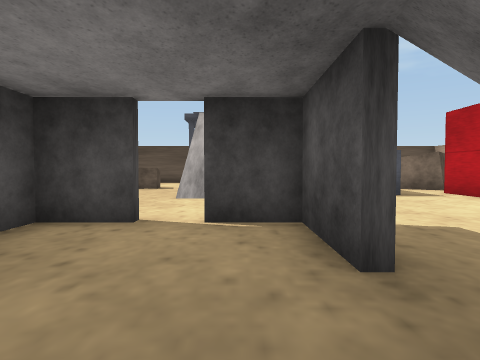
View 1 (above)

23 first-person views from a walk through a scene from a Unity 3-D project. The camera is 1.5 m above the floor, tilts 2° down and sees 75° across. The floor is counted in squares, 2 m on a side. Each view is taken from the middle of a square. On the plan, view 1 faces up. The plan holds only what a view shows up to about 10 squares ahead; the rest is blank. The place goes on beyond the plan.

View 2
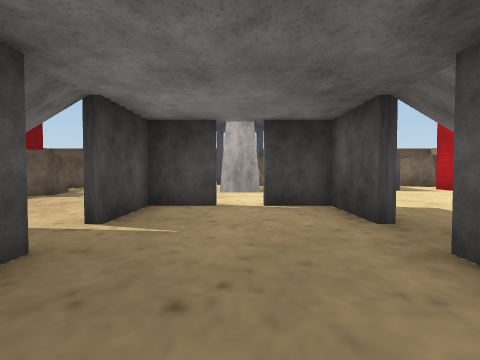

View 3
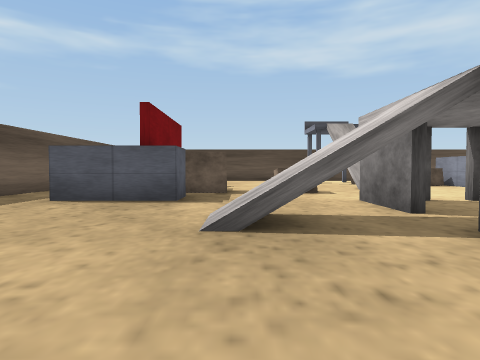

View 4
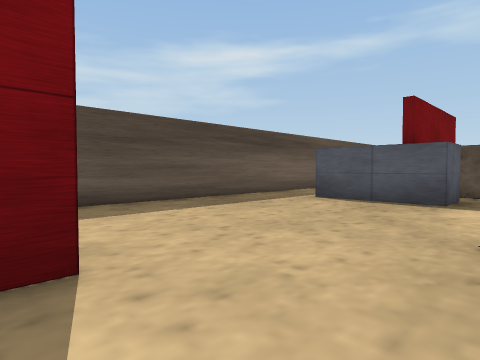

View 5
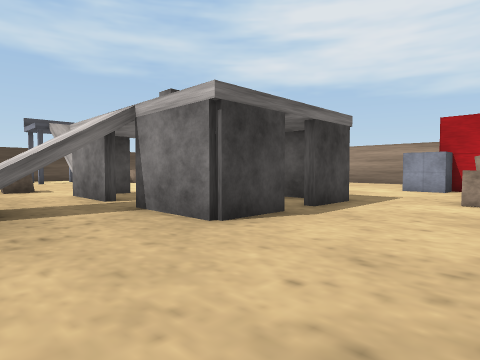

View 6
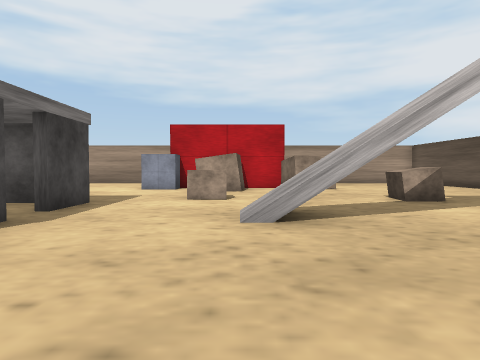

View 7
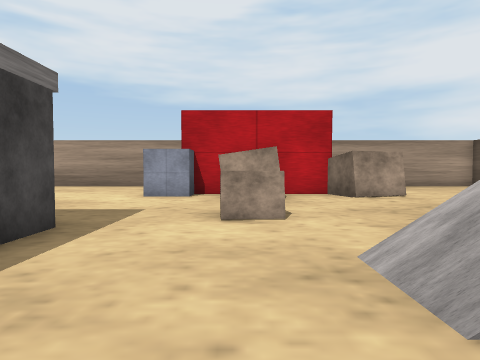

View 8
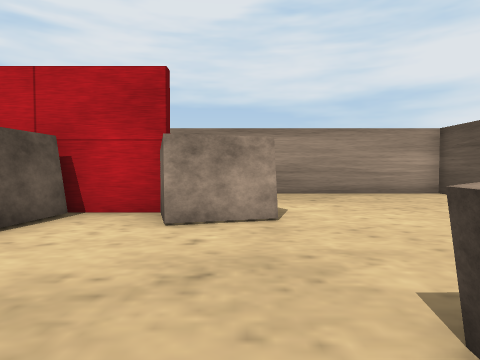

View 9
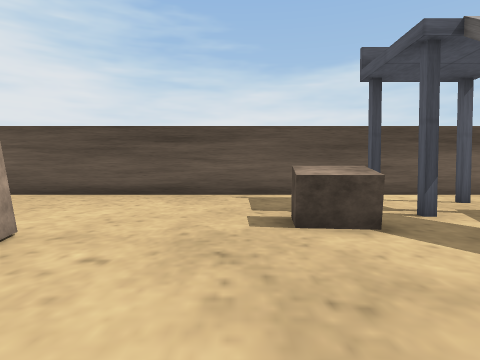

View 10
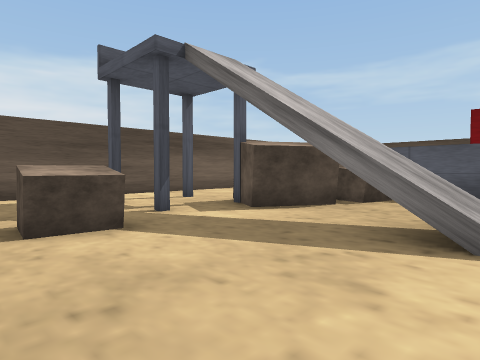

View 11
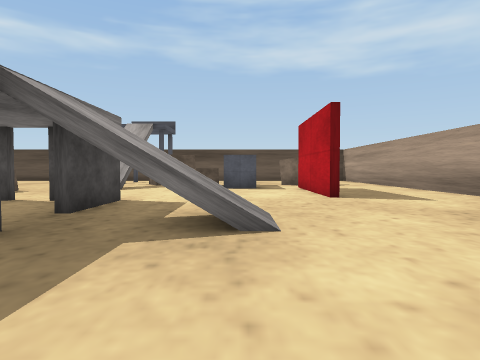

View 12
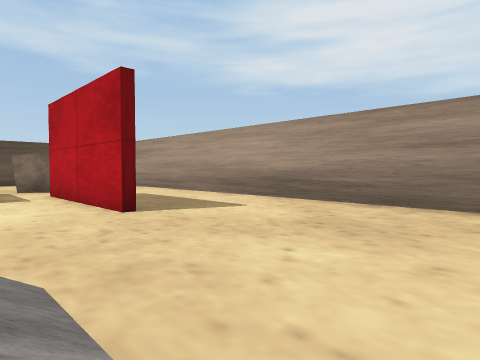

View 13
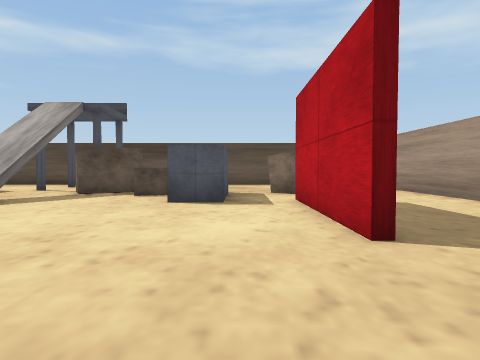

View 14
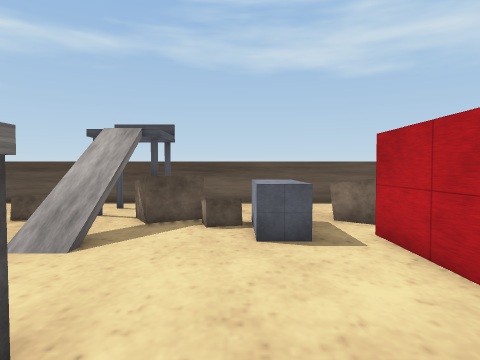

View 15
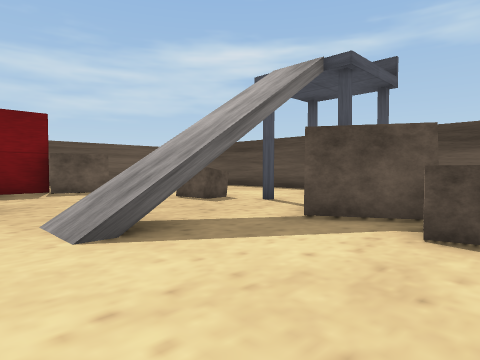

View 16
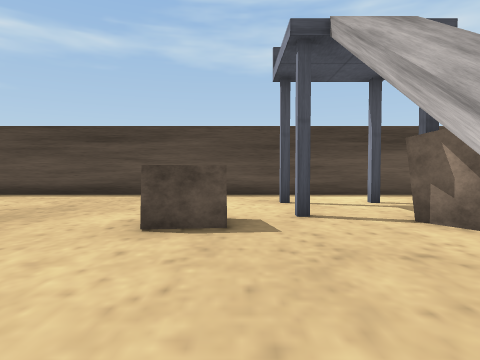

View 17
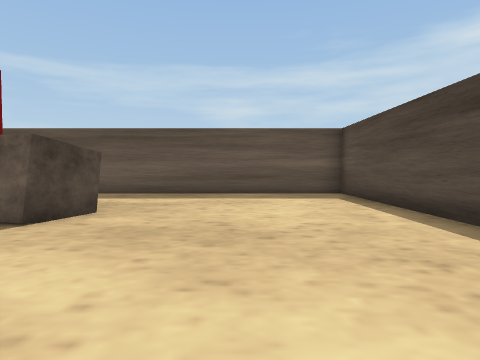

View 18
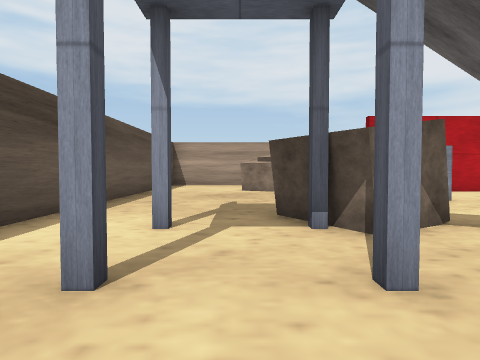

View 19
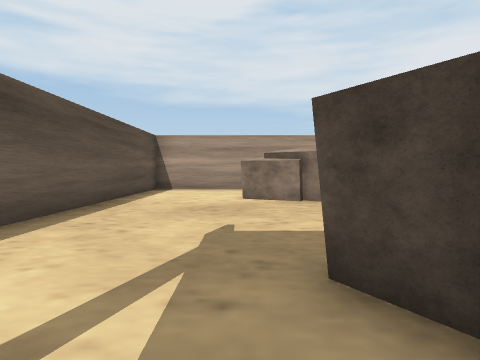

View 20
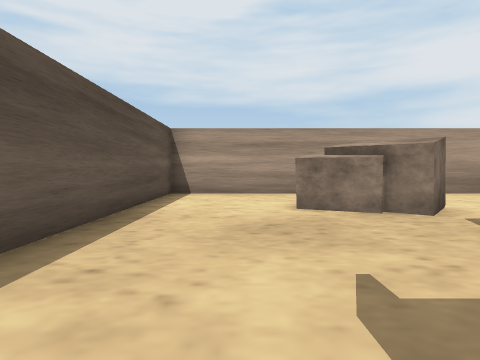

View 21
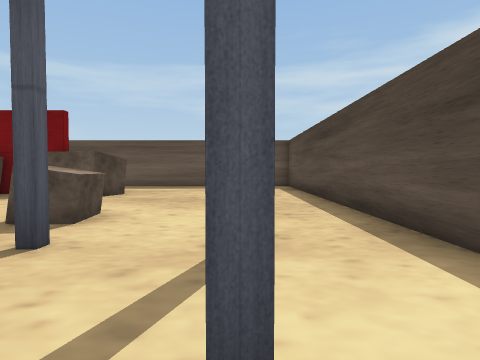

View 22
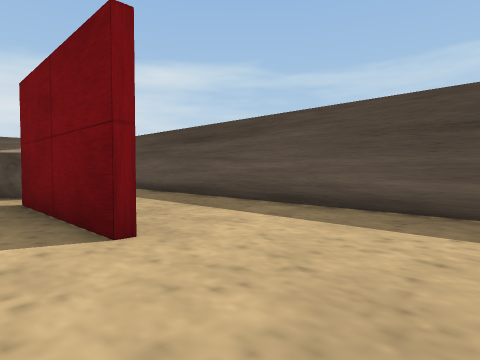

View 23
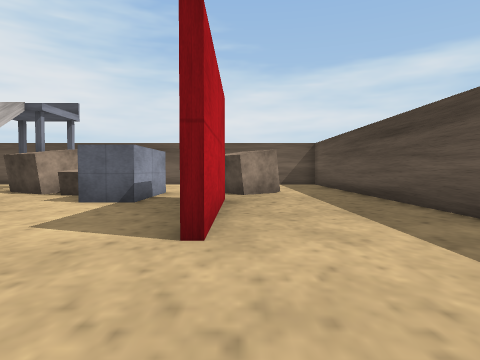

### Floor plan
Ten units are one square. View 1 is at (0, 0); x grows to the right and y downward. Boxes are objects, and circles mark ways between rooms. Rooms are numbered by the first view taken in them; rooms with no view inside come last. Other rooms are left out.
<svg viewBox="-131 -176 242 322">
<path fill="none" stroke="#000" d="M9 -22 9 -44 -5 -44M-14 -44 -29 -44 -29 -22M9 5 9 -8M-31 -22 -31 -45M-15 16 -31 16 -31 -8M11 -45 11 -22M11 16 -5 16M-75 -56 -75 -44 -105 -44M-84 21 -84 68M-65 -81 -64 -67 -77 -66M-66 60 -54 60 -54 72M-17 69 -17 59M-84 -99 -84 -78M64 -51 64 -98M-86 65 -86 22M44 50 45 35M48 -90 34 -90 34 -98M-126 -70 -126 90M64 35 64 26 55 26 55 14M-36 90 -31 82 -15 91 -20 100M-85 -116 -72 -112 -76 -95M19 -121 3 -111 -5 -125 11 -135M-66 89 -66 75M62 51 48 50M46 -120 46 -94M-103 90 -91 80M71 -110 60 -119 65 -126M56 86 52 70 64 66 64 49M106 -8 106 -171 -126 -171 -126 -96M62 -126 69 -141M-40 141 106 141 106 90M-66 75 -66 60M-91 80 -83 90"/>
<rect x="-55" y="75" width="20" height="20" fill="#bbb"><title>other object</title></rect>
<rect x="-45" y="-75" width="10" height="10" fill="#bbb"><title>other object</title></rect>
<rect x="-45" y="-125" width="10" height="10" fill="#bbb"><title>other object</title></rect>
<rect x="15" y="85" width="10" height="10" fill="#bbb"><title>other object</title></rect>
<rect x="15" y="35" width="10" height="10" fill="#bbb"><title>other object</title></rect>
<rect x="15" y="-115" width="20" height="10" fill="#bbb"><title>other object</title></rect>
<circle cx="-10" cy="-50" r="3" fill="#2a7"/>
<circle cx="-10" cy="10" r="3" fill="#2a7"/>
<circle cx="-30" cy="-15" r="3" fill="#2a7"/>
<circle cx="10" cy="-20" r="3" fill="#2a7"/>
<circle cx="-70" cy="60" r="3" fill="#2a7"/>
<circle cx="-70" cy="80" r="3" fill="#2a7"/>
<circle cx="-80" cy="70" r="3" fill="#2a7"/>
<text x="-10" y="-20">1</text>
<text x="-30" y="-20">2</text>
<text x="-80" y="70">3</text>
<text x="-80" y="80">4</text>
</svg>
Room 1 opens to room 2. Room 2 opens to room 3. Room 2 opens to room 4. Room 3 opens to room 4.

Where each view was taken, in squares from view 1:
view 1: 0 up, 0 right, facing up
view 2: 2 down, 1 left, facing up
view 3: 3 down, 6 left, facing up
view 4: 3 down, 6 left, facing up-left
view 5: 5 down, 6 left, facing up-right
view 6: 5 down, 6 left, facing right
view 7: 4 down, 3 left, facing right
view 8: 8 down, 1 right, facing right
view 9: 5 down, 3 right, facing down
view 10: 5 down, 3 right, facing down-left
view 11: 3 down, 4 right, facing up
view 12: 0 up, 4 right, facing up-right
view 13: 2 up, 5 right, facing up
view 14: 2 up, 3 right, facing up
view 15: 7 up, 3 right, facing up-left
view 16: 8 up, 3 left, facing up
view 17: 14 up, 3 left, facing left
view 18: 14 up, 4 left, facing right
view 19: 14 up, 1 left, facing right
view 20: 15 up, 1 right, facing right
view 21: 15 up, 1 right, facing left
view 22: 1 up, 7 left, facing down-left
view 23: 1 up, 9 left, facing down
